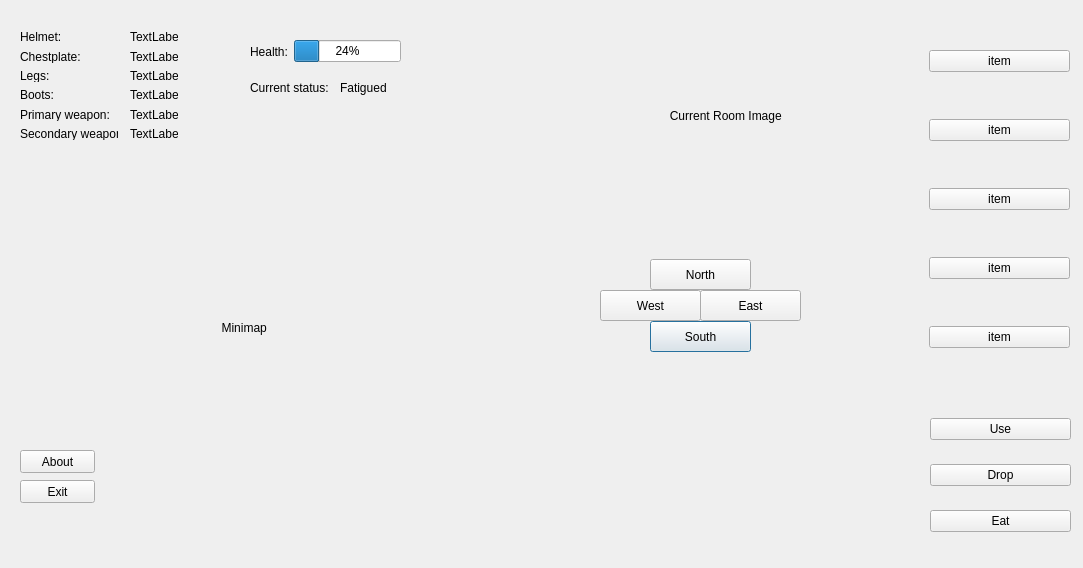
<?xml version="1.0" encoding="UTF-8"?>
<ui version="4.0">
 <class>begin_room</class>
 <widget class="QDialog" name="begin_room">
  <property name="geometry">
   <rect>
    <x>0</x>
    <y>0</y>
    <width>1083</width>
    <height>568</height>
   </rect>
  </property>
  <property name="windowTitle">
   <string>Dialog</string>
  </property>
  <widget class="QLabel" name="minimapLabel">
   <property name="geometry">
    <rect>
     <x>145</x>
     <y>272</y>
     <width>171</width>
     <height>111</height>
    </rect>
   </property>
   <property name="text">
    <string>                       Minimap</string>
   </property>
  </widget>
  <widget class="QPushButton" name="southButton">
   <property name="geometry">
    <rect>
     <x>650</x>
     <y>321</y>
     <width>101</width>
     <height>31</height>
    </rect>
   </property>
   <property name="text">
    <string>South</string>
   </property>
  </widget>
  <widget class="QPushButton" name="aboutButton">
   <property name="geometry">
    <rect>
     <x>20</x>
     <y>450</y>
     <width>75</width>
     <height>23</height>
    </rect>
   </property>
   <property name="text">
    <string>About</string>
   </property>
  </widget>
  <widget class="QLabel" name="currentRoomLabel">
   <property name="geometry">
    <rect>
     <x>550</x>
     <y>20</y>
     <width>311</width>
     <height>191</height>
    </rect>
   </property>
   <property name="text">
    <string>                                    Current Room Image</string>
   </property>
  </widget>
  <widget class="QLabel" name="label_10">
   <property name="geometry">
    <rect>
     <x>250</x>
     <y>80</y>
     <width>81</width>
     <height>16</height>
    </rect>
   </property>
   <property name="text">
    <string>Current status:</string>
   </property>
  </widget>
  <widget class="QWidget" name="verticalLayoutWidget">
   <property name="geometry">
    <rect>
     <x>929</x>
     <y>9</y>
     <width>141</width>
     <height>381</height>
    </rect>
   </property>
   <layout class="QVBoxLayout" name="verticalLayout">
    <item>
     <widget class="QPushButton" name="pushButton_9">
      <property name="text">
       <string>item</string>
      </property>
     </widget>
    </item>
    <item>
     <widget class="QPushButton" name="pushButton_10">
      <property name="text">
       <string>item</string>
      </property>
     </widget>
    </item>
    <item>
     <widget class="QPushButton" name="pushButton_12">
      <property name="text">
       <string>item</string>
      </property>
     </widget>
    </item>
    <item>
     <widget class="QPushButton" name="pushButton_13">
      <property name="text">
       <string>item</string>
      </property>
     </widget>
    </item>
    <item>
     <widget class="QPushButton" name="pushButton_11">
      <property name="text">
       <string>item</string>
      </property>
     </widget>
    </item>
   </layout>
  </widget>
  <widget class="QWidget" name="layoutWidget">
   <property name="geometry">
    <rect>
     <x>130</x>
     <y>30</y>
     <width>48</width>
     <height>110</height>
    </rect>
   </property>
   <layout class="QVBoxLayout" name="verticalLayout_4">
    <item>
     <widget class="QLabel" name="hemetLabel">
      <property name="text">
       <string>TextLabel</string>
      </property>
     </widget>
    </item>
    <item>
     <widget class="QLabel" name="chestplateLabel">
      <property name="text">
       <string>TextLabel</string>
      </property>
     </widget>
    </item>
    <item>
     <widget class="QLabel" name="legsLabel">
      <property name="text">
       <string>TextLabel</string>
      </property>
     </widget>
    </item>
    <item>
     <widget class="QLabel" name="bootsLabel">
      <property name="text">
       <string>TextLabel</string>
      </property>
     </widget>
    </item>
    <item>
     <widget class="QLabel" name="primaryWepLabel">
      <property name="text">
       <string>TextLabel</string>
      </property>
     </widget>
    </item>
    <item>
     <widget class="QLabel" name="secondaryWepLabel">
      <property name="text">
       <string>TextLabel</string>
      </property>
     </widget>
    </item>
   </layout>
  </widget>
  <widget class="QPushButton" name="pushButton">
   <property name="geometry">
    <rect>
     <x>20</x>
     <y>480</y>
     <width>75</width>
     <height>23</height>
    </rect>
   </property>
   <property name="text">
    <string>Exit</string>
   </property>
  </widget>
  <widget class="QLabel" name="currentStatusLabel">
   <property name="geometry">
    <rect>
     <x>340</x>
     <y>80</y>
     <width>61</width>
     <height>16</height>
    </rect>
   </property>
   <property name="text">
    <string>Fatigued</string>
   </property>
  </widget>
  <widget class="QWidget" name="verticalLayoutWidget_2">
   <property name="geometry">
    <rect>
     <x>930</x>
     <y>400</y>
     <width>141</width>
     <height>151</height>
    </rect>
   </property>
   <layout class="QVBoxLayout" name="verticalLayout_2">
    <item>
     <widget class="QPushButton" name="pushButton_5">
      <property name="text">
       <string>Use</string>
      </property>
     </widget>
    </item>
    <item>
     <widget class="QPushButton" name="pushButton_8">
      <property name="text">
       <string>Drop</string>
      </property>
     </widget>
    </item>
    <item>
     <widget class="QPushButton" name="pushButton_7">
      <property name="text">
       <string>Eat</string>
      </property>
     </widget>
    </item>
   </layout>
  </widget>
  <widget class="QWidget" name="layoutWidget_2">
   <property name="geometry">
    <rect>
     <x>250</x>
     <y>40</y>
     <width>151</width>
     <height>23</height>
    </rect>
   </property>
   <layout class="QHBoxLayout" name="horizontalLayout">
    <item>
     <widget class="QLabel" name="label_3">
      <property name="text">
       <string>Health:</string>
      </property>
     </widget>
    </item>
    <item>
     <widget class="QProgressBar" name="currentHealthBar">
      <property name="value">
       <number>24</number>
      </property>
     </widget>
    </item>
   </layout>
  </widget>
  <widget class="QWidget" name="layoutWidget_3">
   <property name="geometry">
    <rect>
     <x>20</x>
     <y>30</y>
     <width>98</width>
     <height>110</height>
    </rect>
   </property>
   <layout class="QVBoxLayout" name="verticalLayout_3">
    <item>
     <widget class="QLabel" name="label_4">
      <property name="text">
       <string>Helmet:</string>
      </property>
     </widget>
    </item>
    <item>
     <widget class="QLabel" name="label_5">
      <property name="text">
       <string>Chestplate:</string>
      </property>
     </widget>
    </item>
    <item>
     <widget class="QLabel" name="label_6">
      <property name="text">
       <string>Legs:</string>
      </property>
     </widget>
    </item>
    <item>
     <widget class="QLabel" name="label_7">
      <property name="text">
       <string>Boots:</string>
      </property>
     </widget>
    </item>
    <item>
     <widget class="QLabel" name="label_8">
      <property name="text">
       <string>Primary weapon:</string>
      </property>
     </widget>
    </item>
    <item>
     <widget class="QLabel" name="label_9">
      <property name="text">
       <string>Secondary weapon:</string>
      </property>
     </widget>
    </item>
   </layout>
  </widget>
  <widget class="QPushButton" name="eastButton">
   <property name="geometry">
    <rect>
     <x>700</x>
     <y>290</y>
     <width>101</width>
     <height>31</height>
    </rect>
   </property>
   <property name="text">
    <string>East</string>
   </property>
  </widget>
  <widget class="QPushButton" name="northButton">
   <property name="geometry">
    <rect>
     <x>650</x>
     <y>259</y>
     <width>101</width>
     <height>31</height>
    </rect>
   </property>
   <property name="text">
    <string>North</string>
   </property>
  </widget>
  <widget class="QPushButton" name="westButton">
   <property name="geometry">
    <rect>
     <x>600</x>
     <y>290</y>
     <width>101</width>
     <height>31</height>
    </rect>
   </property>
   <property name="text">
    <string>West</string>
   </property>
  </widget>
 </widget>
 <resources/>
 <connections/>
</ui>
